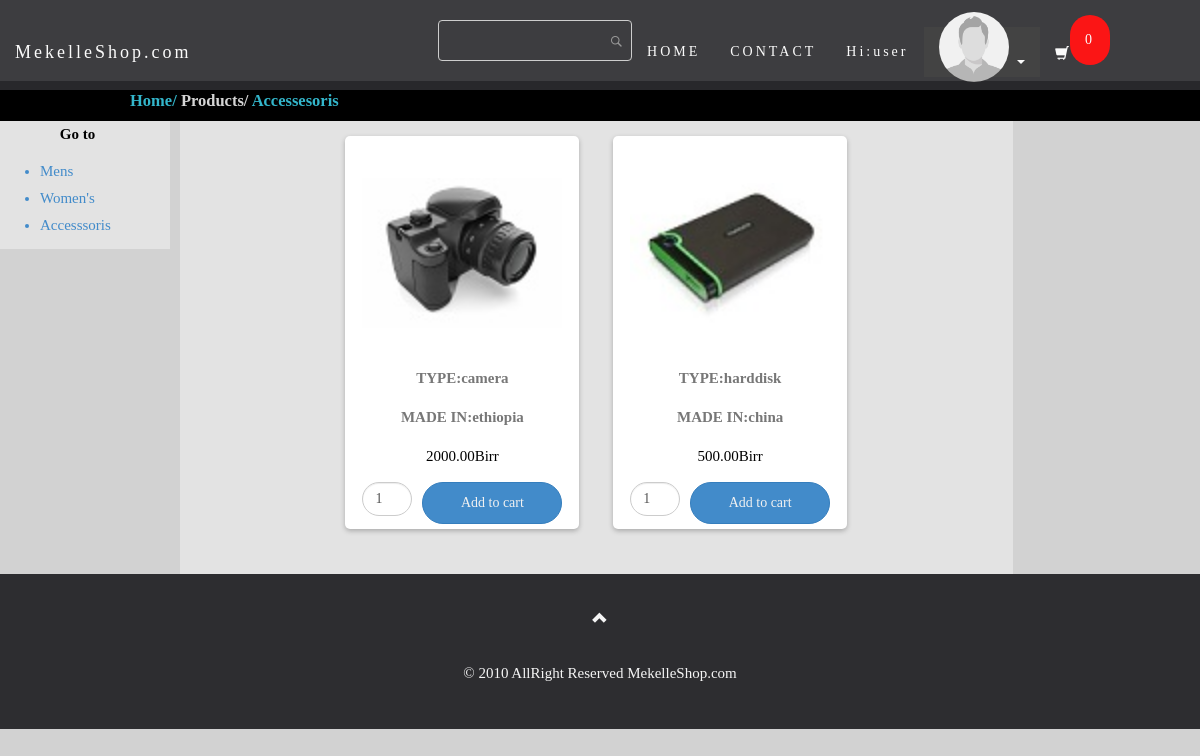
The page /accessesoris/accessesoris.php (signed in) on the database its author committed.
### tables this page shows
CREATE TABLE `member` (
  `mem_id` int(11) NOT NULL,
  `firstname` varchar(50) NOT NULL,
  `lastname` varchar(50) NOT NULL,
  `username` varchar(30) NOT NULL,
  `email` varchar(25) NOT NULL,
  `password` varchar(12) NOT NULL,
  `profile` varchar(255) NOT NULL,
  `product` varchar(255) NOT NULL
);

CREATE TABLE `accessesoris` (
  `id` int(11) NOT NULL,
  `name` varchar(255) NOT NULL,
  `code` varchar(255) NOT NULL,
  `image` varchar(255) NOT NULL,
  `price` double(10,2) NOT NULL,
  `madein` varchar(255) NOT NULL
);

### db/session.php (called while the page is built, shortened)
<?php
$id_session=$_SESSION['id'];
?>

### accessesoris/db/dbcontroller.php (called while the page is built, shortened)
<?php
class DBController {
	private $host = "localhost";
	private $user = "root";
	private $password = "";
	private $database = "mkshope";
	private $connection = "";
	function __construct() {
		$conn = $this->connectDB();
		$this->connection = $conn;
	}
	function connectDB() {
		$conn = mysqli_connect($this->host,$this->user,$this->password,$this->database);
		return $conn;
	}
	function runQuery($query) {
		$result = mysqli_query($this->connection,$query);
		while($row=mysqli_fetch_assoc($result)) {
			$resultset[] = $row;
		}
		if(!empty($resultset))
			return $resultset;
	}
}
?>

### accessesoris/accessesoris.php (the view, shortened to what this page needs)
<?php require ('../db/session.php'); ?>
<?php
require_once("db/dbcontroller.php");
$db_handle = new DBController();
?>
<!DOCTYPE html>
<html>
<head>
  <link rel="stylesheet" href="style.css">
  <link rel="stylesheet" href="../bootstrap/css/bootstrap.min.css">
 </head>
 <body>
 <?php
$session_items = 0;
?>
 <nav class="navbar navbar-default navbar-fixed-top">
  <div class="container-fluid">
    <div class="navbar-header">
      <a class="navbar-brand" id="font" href="../index2.php" >MekelleShop.com</a>
    </div>
    <div class="collapse navbar-collapse" id="myNavbar">
      <ul class="nav navbar-nav navbar-right" style="margin-right:80px;">
        <li>
        <form name="frmSearch" action="" method="post">
         <li style='text-align:right;margin:20px 0px;'><input type='text' name='search[keyword]' value="" id='keyword' maxlength='25'></li>
       </form>
     </li>
        <li class="font"><a href="../index2.php">HOME</a></li>
        <li class="font"><a href="#contact">CONTACT</a></li>
        <?php require ('../db/config.php'); ?>
  <?php
              $result= mysqli_query($conn,"select *  from member where mem_id='$id_session'") or die (mysqli_error());
              while ($row= mysqli_fetch_array ($result) ){
              ?>
      <li><a href="" style="color: #ffffff;">Hi:<?php echo $row ['username']; ?></a></li>
      <li class="dropdown">
          <a class="dropdown-toggle" data-toggle="dropdown" href="#" style="background-color:#333;height: 50px;"><img src="../profile/<?php echo $row ['profile'];?>" style="width:70px;height: 70px;margin-top: 0px;border-radius: 360px;margin-top: -30px;">
          <span class="caret" style="color: #ffffff;"></span></a>
        </li>
        <li class="font"><a href=""class="glyphicon glyphicon-shopping-cart"></a></li>
        <li class="font"><a href="shopping_cart.php" style="background:red;border-radius:360px;margin-top:15px;margin-right:10px;"><?php echo $session_items; ?></a></li>
      </ul>
    </div>
  </div>
</nav>
<br><br><br>
  <div class="txt-heading" style="text-align:left;color:#d5d5d5;"><a href="../index2.php" style="text-decoration:none;color:#33B6CB;margin-left:120px;">Home/</a> Products/ <a href="" style="color:#33B6CB;text-decoration: none;">Accessesoris</a></div>
 <div class="container-fluid" style="width:90%;">
  <div class="row">
    <div class="col-sm-2" style="background-color:#e3e3e3;color:#428bca;">
              <p style="color:#000;font-weight:bolder;text-align: center;">Go to</p>
              <ul>
                <li class=""><a href="../men/mens.php">Mens</a></li>
                <li><a href="../women/women.php">Women's</a></li>
                <li><a href="">Accesssoris</a></li>
              </ul>
            <?php }?>
    </div>
    <div class="col-sm-9" style="background-color:#e3e3e3;margin-left: 10px;">
      <div id="product-grid">
  <?php
  $product_array = $db_handle->runQuery("SELECT * FROM accessesoris ORDER BY id ASC");
  if (!empty($product_array)) {
    foreach($product_array as $key=>$value){
  ?>
    <div class="product-item" style="background:#fff;">
      <form method="post" action="accessesoris.php?action=add&code=<?php echo $product_array[$key]["code"]; ?>">
      <div class="product-image"><img style="max-height: 250px;max-width: 250px;" src="product/<?php echo $product_array[$key]["image"]; ?>"></div>
      <div><strong>TYPE:<?php echo $product_array[$key]["name"]; ?></strong></div>
      <div><strong>MADE IN:<?php echo $product_array[$key]["madein"]; ?></strong></div>
      <div class="product-price"><?php echo $product_array[$key]["price"]. "Birr"; ?></div>
      <div><input class="form-control" style="float:left;max-width:25%;border-radius:360px;" type="text" name="quantity" value="1" size="2" /><input type="submit" value="Add to cart" class="btn btn-primary" style="float:right;width:70%;border-radius:360px;" /></div>
      </form>
    </div>
  <?php
      }
  }
  ?>
    </div>
  </div>
</div>
</div>
  <footer class="text-center">
  <a class="up-arrow" href="#myPage" data-toggle="tooltip" title="TO TOP">
    <span class="glyphicon glyphicon-chevron-up"></span>
  </a><br><br>
  <p>© 2010 AllRight Reserved MekelleShop.com</p>
</footer>
 </body>
 </html>

### accessesoris/style.css (style rules this page uses)
body { font-family:comic sans Ms,serif; font: 400 15px/1.8 comic sans Ms,serif; color: #777; font-weight:600px; background-color:#d2d2d2; }
.navbar { font-family:comic sans Ms,serif; height: 90px; margin-bottom: 0; border: 0; font-size: 14px !important; letter-spacing: 3px; opacity: 0.9; }
#font { color: #ffffff !important; }
.font a { color: #ffffff !important; }
.navbar li a, .navbar .navbar-brand { margin-top: 27px; }
.txt-heading { padding: 5px 10px;font-size:1.1em;font-weight:bold;color:#999; }
#product-grid { margin-bottom:30px; max-width:100%;text-align:center; }
.txt-heading { background-color: #000; color:#FFF; }
.product-item { box-shadow: 0px 2px 5px rgba(0, 0, 0, 0.25); border-radius: 5px; margin: 15px; padding: 5px; display: inline-block; position:relative; }
.product-item div { text-align:center; margin:12px; }
.product-price { color:#000; }
.product-image { height:200px;width:200px;background-color:#FFF; }
.product-image img { object-fit: contain !important; height: 100% !important; width: 100% !important; }

### accessesoris/accessesoris.php (style rules this page uses)
body { font-family:comic sans Ms,serif; font: 400 15px/1.8 comic sans Ms,serif; color: #777; font-weight:600px; background-color:#d2d2d2; }
.btn { padding: 10px 20px; color: #f1f1f1; border-radius: 0; transition: .2s; }
.navbar { font-family:comic sans Ms,serif; height: 90px; margin-bottom: 0; background-color: #2d2d30; border: 0; font-size: 14px !important; letter-spacing: 3px; opacity: 0.9; }
#font { color: #ffffff !important; }
.font a { color: #ffffff !important; }
.navbar li a, .navbar .navbar-brand { margin-top: 27px; }
footer { background-color: #2d2d30; color: #f5f5f5; padding: 32px; }
footer a { color: #f5f5f5; }
.form-control { border-radius: 0; }
#keyword { border: #CCC 1px solid; border-radius: 4px; padding: 7px;background:url("demo-search-icon.png") no-repeat center right 7px; }

### rows shown on the page
member: username "user", profile (placeholder picture)
accessesoris: image (picture), name "camera", madein "ethiopia", price "2000.00"
accessesoris: image (picture), name "harddisk", madein "china", price "500.00"
